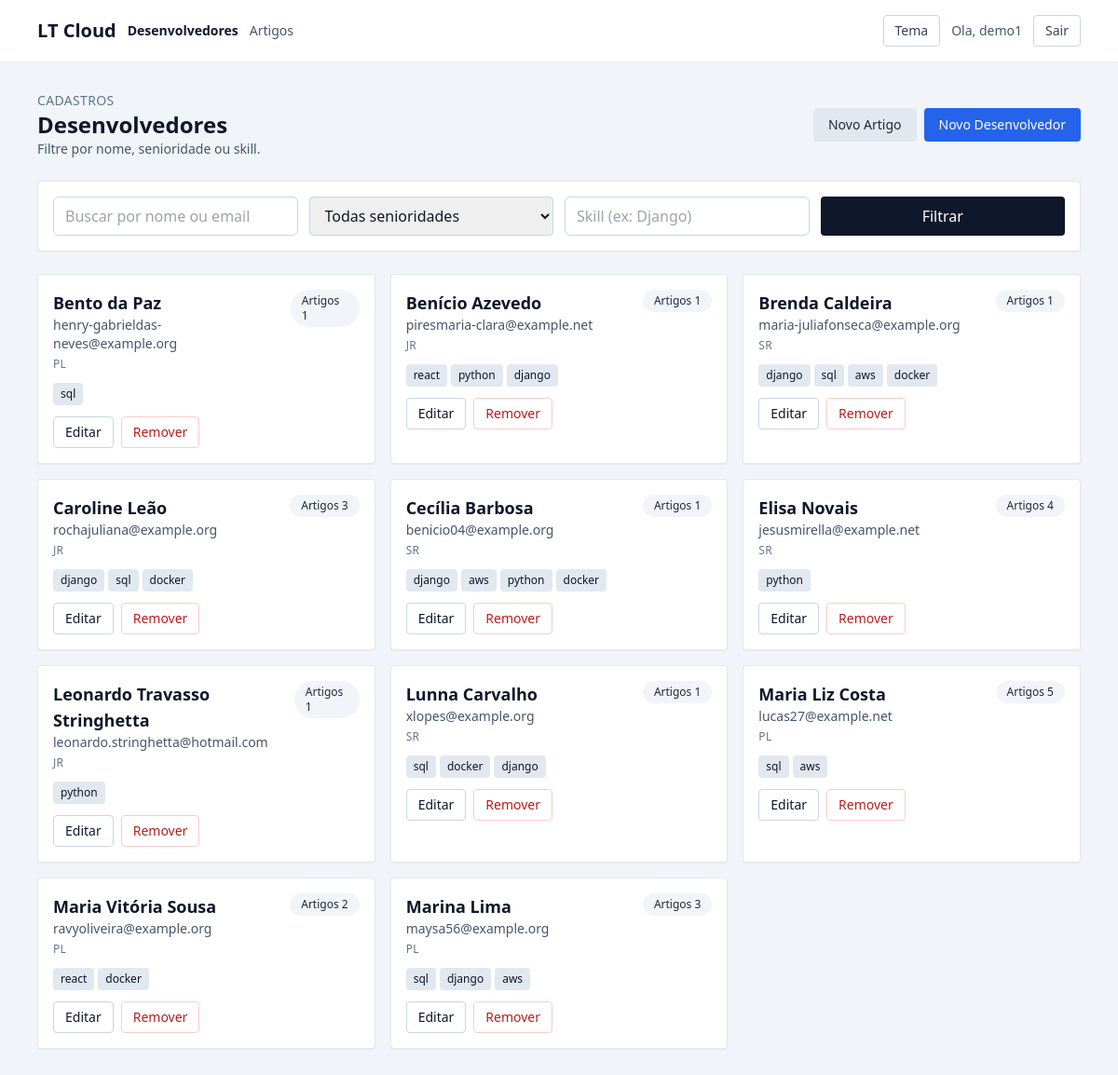
The page /developers/ (signed in) on the database its author committed.
### main/models.py (models this page shows, shortened)
class Developer(models.Model):
    SENIORITY_CHOICES = [
        ('jr', 'Jr'),
        ('pl', 'Pl'),
        ('sr', 'Sr'),
    ]
    user = models.ForeignKey(User, on_delete=models.CASCADE, related_name='developers')
    name = models.CharField(max_length=255)
    email = models.EmailField(unique=True)
    seniority = models.CharField(max_length=2, choices=SENIORITY_CHOICES)
    skills = models.JSONField(blank=True, null=True)

### main/views.py (the view)
# urls.py: path('developers/', views.DeveloperListView.as_view(), name='developer_list'),
class DeveloperListView(LoginRequiredMixin, ListView):
    model = Developer
    template_name = 'main/developer_list.html'
    context_object_name = 'developers'
    def get_queryset(self):
        self.search = self.request.GET.get('search', '').strip()
        self.seniority = self.request.GET.get('seniority', '').strip()
        self.skill = self.request.GET.get('skill', '').strip()
        qs = (
            Developer.objects.all()
            .annotate(article_total=Count('articles', distinct=True))
            .prefetch_related('articles')
        )
        if self.search:
            qs = qs.filter(Q(name__icontains=self.search) | Q(email__icontains=self.search))
        if self.seniority:
            qs = qs.filter(seniority=self.seniority)
        if self.skill:
            qs = qs.filter(skills__icontains=self.skill)
        return qs.order_by('name')
    def get_context_data(self, **kwargs):
        ctx = super().get_context_data(**kwargs)
        ctx.update(
            {
                'search': self.search,
                'seniority': self.seniority,
                'skill': self.skill,
            }
        )
        return ctx
    def get_template_names(self):
        if self.request.headers.get('HX-Request'):
            return ['main/partials/developer_cards.html']
        return [self.template_name]

### main/templates/main/developer_list.html (shortened to what this page needs)
{% extends "base.html" %}
{% block content %}
<div class="flex flex-col gap-6">
    <div class="flex flex-col md:flex-row md:items-center md:justify-between gap-3">
        <div>
            <p class="text-sm text-slate-500 uppercase tracking-wide">Cadastros</p>
            <h1 class="text-2xl font-semibold text-slate-900">Desenvolvedores</h1>
            <p class="text-slate-600 text-sm">Filtre por nome, senioridade ou skill.</p>
        </div>
        <div class="flex flex-wrap gap-2">
            <a href="{% url 'main:article_create' %}" class="bg-slate-200 text-slate-800 px-4 py-2 rounded hover:bg-slate-300 text-sm">Novo Artigo</a>
            <a href="{% url 'main:developer_create' %}" class="bg-blue-600 text-white px-4 py-2 rounded hover:bg-blue-700 text-sm">Novo Desenvolvedor</a>
        </div>
    </div>
    <form method="get"
          class="bg-white shadow-sm border border-slate-200 rounded p-4 grid gap-3 md:grid-cols-4"
          hx-get="{% url 'main:developer_list' %}"
          hx-target="#developers"
          hx-trigger="keyup changed delay:300ms from:input, change"
          hx-include="[name='search'], [name='seniority'], [name='skill']">
        <input name="search" value="{{ search }}" class="border border-slate-300 px-3 py-2 rounded w-full" placeholder="Buscar por nome ou email">
        <select name="seniority" class="border border-slate-300 px-3 py-2 rounded w-full">
            <option value="">Todas senioridades</option>
        </select>
        <input name="skill" value="{{ skill }}" class="border border-slate-300 px-3 py-2 rounded w-full" placeholder="Skill (ex: Django)">
        <button class="bg-slate-900 text-white px-4 py-2 rounded hover:bg-black w-full md:w-auto">Filtrar</button>
    </form>
    {% include "main/partials/developer_cards.html" %}
</div>
{% endblock %}

### main/templates/base.html (shortened to what this page needs)
<!doctype html>
<html lang="pt-br">
<head>
    <script src="https://cdn.tailwindcss.com"></script>
</head>
<body class="bg-slate-100 text-slate-900 min-h-screen">
<div class="min-h-screen flex flex-col">
    <header class="bg-white shadow-sm">
        <div class="max-w-6xl mx-auto px-4 py-4 flex items-center justify-between gap-4">
            <div class="flex items-center gap-3">
                <a href="{% url 'main:developer_list' %}" class="text-xl font-semibold text-slate-900">LT Cloud</a>
                <nav class="hidden md:flex items-center gap-3 text-sm text-slate-600">
                    <a href="{% url 'main:developer_list' %}" class="hover:text-slate-900 {% if request.resolver_match.url_name == 'developer_list' %}font-semibold text-slate-900{% endif %}">Desenvolvedores</a>
                    <a href="{% url 'main:article_list' %}" class="hover:text-slate-900 {% if request.resolver_match.url_name == 'article_list' %}font-semibold text-slate-900{% endif %}">Artigos</a>
                </nav>
            </div>
            <div class="flex items-center gap-3 text-sm">
                <button id="theme-toggle" class="px-3 py-1.5 border border-slate-300 rounded text-slate-700 hover:bg-slate-50">Tema</button>
                {% if request.user.is_authenticated %}
                    <span class="text-slate-600 hidden sm:inline">Ola, {{ request.user.username }}</span>
                    <form method="post" action="{% url 'logout' %}">
                        <button type="submit" class="px-3 py-1.5 border border-slate-300 rounded text-slate-700 hover:bg-slate-50">Sair</button>
                    </form>
                {% else %}
                    <a href="{% url 'login' %}" class="px-3 py-1.5 border border-slate-300 rounded text-slate-700 hover:bg-slate-50">Entrar</a>
                {% endif %}
            </div>
        </div>
    </header>
    <main class="flex-1 max-w-6xl mx-auto w-full px-4 py-8">
        {% block content %}{% endblock %}
    </main>
</div>
</body>
</html>

### main/templates/main/partials/developer_cards.html
<div id="developers" class="grid md:grid-cols-3 gap-4">
    {% for dev in developers %}
        <div class="bg-white rounded shadow-sm border border-slate-200 p-4 flex flex-col gap-3">
            <div class="flex items-start justify-between gap-2">
                <div>
                    <h2 class="font-semibold text-lg text-slate-900">{{ dev.name }}</h2>
                    <p class="text-sm text-slate-600">{{ dev.email }}</p>
                    <p class="text-xs uppercase tracking-wide text-slate-500 mt-1">{{ dev.get_seniority_display }}</p>
                </div>
                <span class="inline-flex items-center justify-center px-3 py-1 bg-slate-100 text-slate-800 text-xs rounded-full">Artigos {{ dev.article_total }}</span>
            </div>
            {% if dev.skills %}
                <div class="flex flex-wrap gap-1">
                    {% for s in dev.skills %}
                        <span class="bg-slate-200 text-xs px-2 py-1 rounded">{{ s }}</span>
                    {% endfor %}
                </div>
            {% endif %}
            <div class="flex flex-wrap gap-2">
                <a href="{% url 'main:developer_update' dev.pk %}" class="px-3 py-1.5 text-sm border border-slate-300 rounded hover:bg-slate-50">Editar</a>
                <a href="{% url 'main:developer_delete' dev.pk %}" class="px-3 py-1.5 text-sm border border-red-200 text-red-700 rounded hover:bg-red-50">Remover</a>
            </div>
        </div>
    {% empty %}
        <p class="text-slate-600">Nenhum desenvolvedor encontrado.</p>
    {% endfor %}
</div>

### main/templates/base.html (style rules this page uses)
input:not([type=checkbox]):not([type=radio]), select, textarea { width: 100%; border: 1px solid #cbd5e1; border-radius: 0.375rem; padding: 0.5rem 0.75rem; }
:root { --bg: #f8fafc; --card: #ffffff; --text: #0f172a; --muted: #475569; --border: #e2e8f0; }
body { background-color: var(--bg); color: var(--text); }

### rows shown on the page
Developer: name "Bento da Paz", email "henry-gabrieldas-neves@example.org", seniority "PL", article_total "1", skills "sql"
Developer: name "Benício Azevedo", email "piresmaria-clara@example.net", seniority "JR", article_total "1", skills "react" "python" "django"
Developer: name "Brenda Caldeira", email "maria-juliafonseca@example.org", seniority "SR", article_total "1", skills "django" "sql" "aws" "docker"
Developer: name "Caroline Leão", email "rochajuliana@example.org", seniority "JR", article_total "3", skills "django" "sql" "docker"
Developer: name "Cecília Barbosa", email "benicio04@example.org", seniority "SR", article_total "1", skills "django" "aws" "python" "docker"
Developer: name "Elisa Novais", email "jesusmirella@example.net", seniority "SR", article_total "4", skills "python"
Developer: name "Leonardo Travasso Stringhetta", email "leonardo.stringhetta@hotmail.com", seniority "JR", article_total "1", skills "python"
Developer: name "Lunna Carvalho", email "xlopes@example.org", seniority "SR", article_total "1", skills "sql" "docker" "django"
Developer: name "Maria Liz Costa", email "lucas27@example.net", seniority "PL", article_total "5", skills "sql" "aws"
Developer: name "Maria Vitória Sousa", email "ravyoliveira@example.org", seniority "PL", article_total "2", skills "react" "docker"
Developer: name "Marina Lima", email "maysa56@example.org", seniority "PL", article_total "3", skills "sql" "django" "aws"

### other values the page prints
{{ request.user.username }} "demo1"
